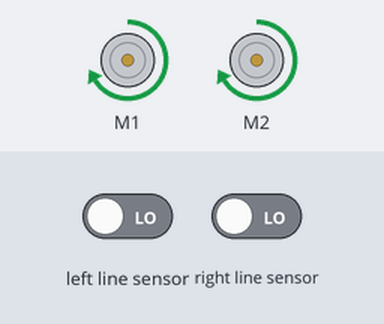
Bench run of a program on a simulated BBC micro:bit (MakeCode). On the bench: 2 × DC motor (green arrow = forward, orange = backward, longer = faster). The test bench sets the inputs (shaded band); at power-on: right line sensor LOW, left line sensor LOW.

Above: at 1.2 s.
1.3 s: right line sensor driven HIGH
At 4.2 s:
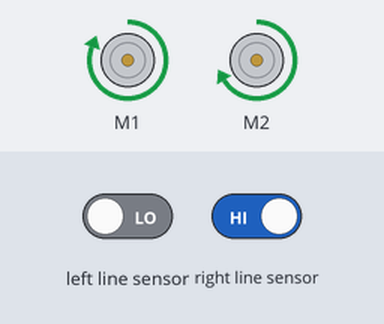
4.3 s: left line sensor driven HIGH
At 5.1 s:
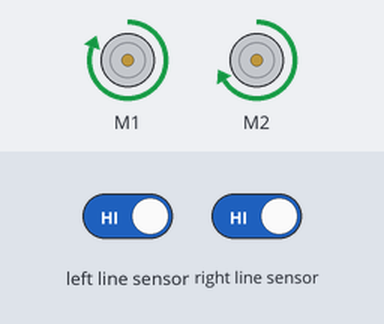
5.8 s: right line sensor driven LOW
At 6.8 s:
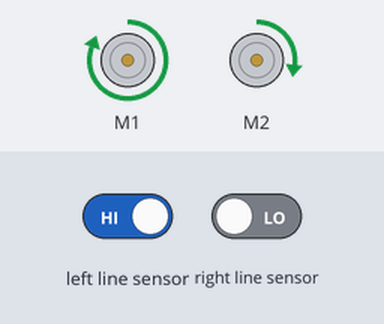
7.3 s: left line sensor driven LOW
At 8.6 s:
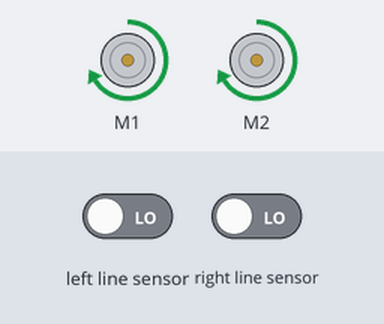
Timing chart, 0 to 9.8 s (numbered marks = the images above; inputs shaded):
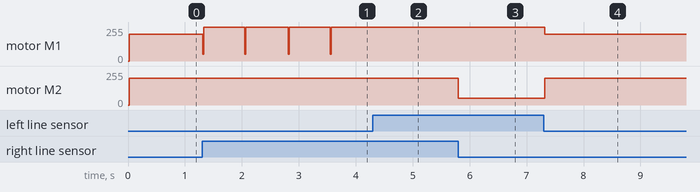

Measured:
- after the input at 1.3 s, motor M1: forward 200/255 → forward 255/255 at once
- after the input at 4.3 s, motor M1: stops changing and stays forward 255/255
- after the input at 5.8 s, motor M2: forward 200/255 → forward 50/255 at once
- after the input at 7.3 s, motor M1: forward 255/255 → forward 200/255 at once; motor M2: forward 50/255 → forward 200/255 at once

The program:

main.ts
```typescript
basic.forever(function () {
    if (0 == maqueen.readPatrol(maqueen.Patrol.PatrolLeft) && 0 == maqueen.readPatrol(maqueen.Patrol.PatrolRight)) {
        maqueen.motorRun(maqueen.Motors.All, maqueen.Dir.CW, 200)
    } else if (1 == maqueen.readPatrol(maqueen.Patrol.PatrolLeft) && 0 == maqueen.readPatrol(maqueen.Patrol.PatrolRight)) {
        maqueen.motorRun(maqueen.Motors.M1, maqueen.Dir.CW, 255)
        maqueen.motorRun(maqueen.Motors.M2, maqueen.Dir.CW, 50)
    } else if (0 == maqueen.readPatrol(maqueen.Patrol.PatrolLeft) && 1 == maqueen.readPatrol(maqueen.Patrol.PatrolRight)) {
        maqueen.motorRun(maqueen.Motors.M1, maqueen.Dir.CW, 50)
        maqueen.motorRun(maqueen.Motors.M1, maqueen.Dir.CW, 255)
    }
})
```

test.ts
```typescript
// 在此处测试；当此软件包作为插件使用时，将不会编译此软件包。
```
